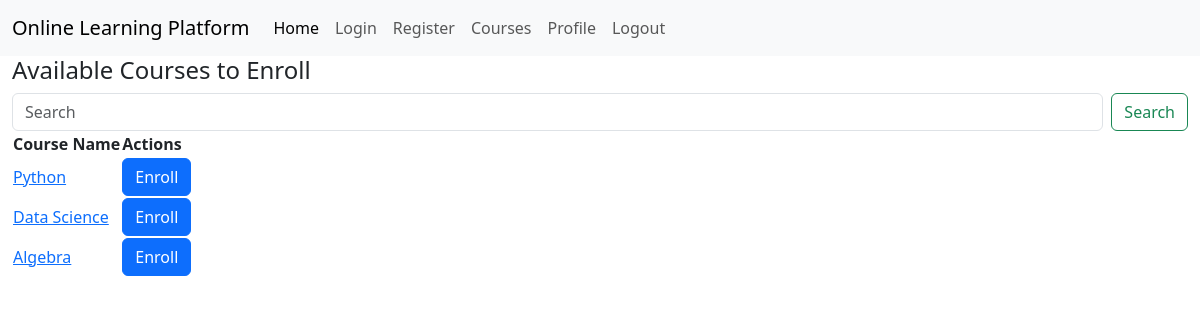
/courses/browse (signed in), run on an earlier commit of the app's database.
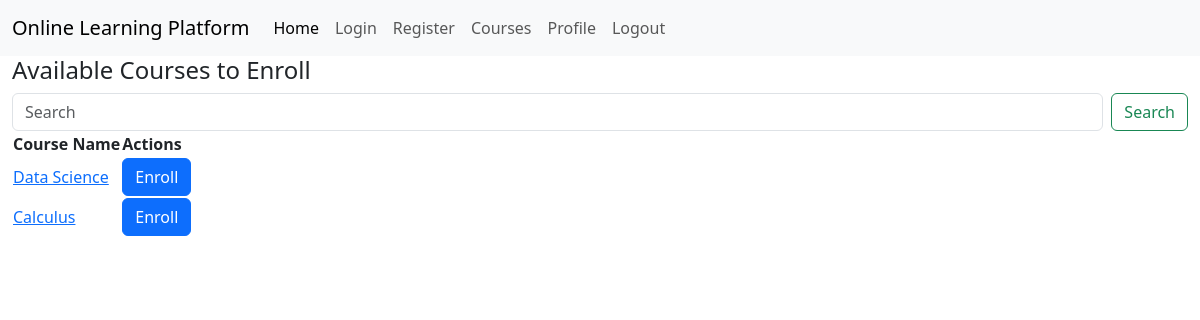
And on a later commit of the database.
### app.py (models this page shows)
class Course(db.Model):
    __tablename__ = 'courses'
    id = db.Column(db.Integer, primary_key=True)
    name = db.Column(db.Text, nullable=False)
    code = db.Column(db.Text, nullable=False)
    description = db.Column(db.Text, nullable=False)
    teacher_id = db.Column(db.Integer, db.ForeignKey('teachers.id'), nullable=False)
    students = db.relationship('Student', secondary='enrollments', back_populates='courses')

### app.py (the view)
@app.route('/courses/browse')
@login_required
def browse_courses():
    if current_user.role != 'student':
        flash('Only students can browse courses.', 'danger')
        return redirect(url_for('courses'))
    student = Student.query.filter_by(user_id=current_user.id).first()
    enrolled_courses = [enrollment.course_id for enrollment in Enrollment.query.filter_by(student_id=student.id).all()]
    available_courses = Course.query.filter(~Course.id.in_(enrolled_courses)).all()
    return render_template('browse_courses.html', courses=available_courses, user=current_user)

### app.py (called while the page is built)
@login_manager.user_loader
def load_user(id):
    return User.query.filter_by(id=id).first()

### templates/browse_courses.html (shortened to what this page needs)
{% extends "base.html" %}
{% block content %}
<h4>Available Courses to Enroll</h4>
<form class="d-flex" role="search">
    <input class="form-control me-2" type="search" placeholder="Search" aria-label="Search">
    <button class="btn btn-outline-success" type="submit">Search</button>
</form>
<table>
    <tr>
        <th>Course Name</th>
        <th>Actions</th>
    </tr>
    {% for course in courses %}
    {% if course not in user.enrolled %}
    <tr>
        <td><a href="/courses/description/{{course.id}}">{{ course.name }}</a></td>
        <td>
            <form action="/courses/enroll/{{course.id}}" method="post">
                <input class="btn btn-primary" type="submit" value="Enroll">
            </form>
        </td>
    </tr>
    {% endif %}
    {% endfor %}
</table>
{% endblock %}

What changed in the data, as far as the page shows it:
removed Course: name "Python"
changed Course: name "Algebra" → "Calculus"
